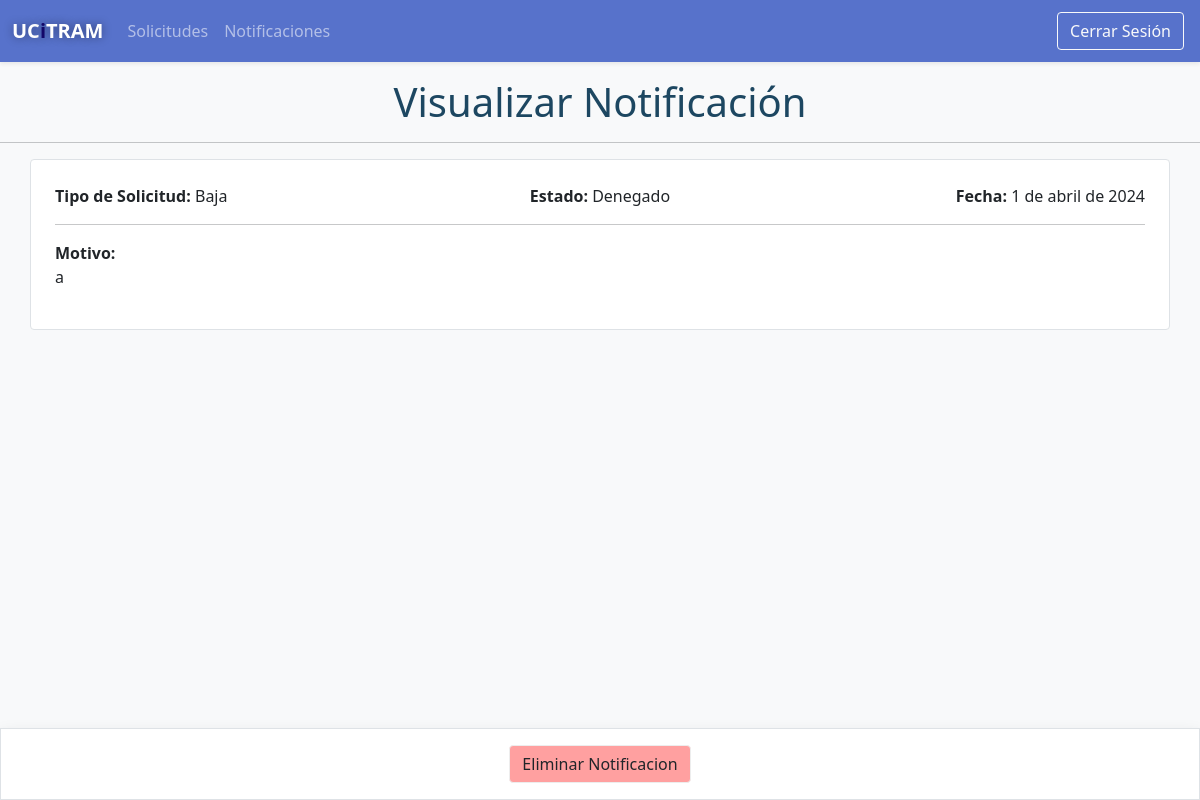
The app's page /estudiante/notificaciones/14/ with its own data.
### app/models.py (models this page shows)
class NotificacionSolicitud(models.Model):
  estudiante = models.ForeignKey(Estudiante, on_delete = models.CASCADE)
  tipo = models.CharField(max_length = 255, null = 0, blank = 0)
  motivo = models.TextField(blank = 0, null = 0)
  estado = models.CharField(max_length = 50, blank = 0, null = 0)
  fecha = models.DateField()
  fecha_notificacion = models.DateField(default = timezone.now)
  visto = models.BooleanField(default=0)
  class Meta:
    verbose_name = 'Notificacion'
    verbose_name_plural = 'Notifiaciones'
    db_table = 'notificaciones'

### app/views/estudiante/views.py (the view)
# urls.py: path('notificaciones/<int:pk>/', VisualizarNotificacion.as_view(), name='visualizar_notificacion_estudiante'),
class VisualizarNotificacion(DetailView):
  rol = 'estudiante'
  model = NotificacionSolicitudEstudiante
  context_object_name = 'notificacion'
  template_name = 'estudiante/notificaciones/visualizar_notificacion.html'
  def dispatch(self, request, *args, **kwargs):
    a = self.get_object()
    a.visto = True
    a.save()
    return super().dispatch(request, *args, **kwargs)

### templates/estudiante/notificaciones/visualizar_notificacion.html (shortened to what this page needs)
{% extends "layout/base_estudiante.html" %}
{% load static %}
{% block 'sub-estilos' %}
<link rel="stylesheet" href="{% static 'css/botones.css' %}">
{% endblock %}
{% block 'contenido' %}
<div class="text-center mt-3">
  <h1>Visualizar Notificación</h1>
</div>
<hr>
<div class="container bg-white border rounded p-4">
  <div class="row">
    <div class="col-sm-4">
      <span class='fw-bold'>Tipo de Solicitud:</span> {{notificacion.tipo}}
    </div>
    <div class="col-sm-4 text-sm-center">
      <span class='fw-bold'>Estado:</span> {{notificacion.estado}}
    </div>
    <div class="col-sm-4 text-sm-end">
      <span class='fw-bold'>Fecha:</span> {{notificacion.fecha}}
    </div>
  </div>
  <hr>
  <div class='mt'>
    <span class='fw-bold'>Motivo:</span>
    <p>{{notificacion.motivo}}</p>
  </div>
</div>
<div class="mt-5 p-4"></div>
<div class="fixed-bottom d-flex p-3 justify-content-center bg-white border shadow">
  <a href="{% url "eliminar_notificacion_estudiante" notificacion.pk %}" class="btn btn-eliminar">Eliminar Notificacion</a>
</div>
{% endblock %}

### static/css/estudiante/estudiante.css (style rules this page uses)
:root { --color-bg: rgb(87, 114, 203); --color-bg-dark: rgb(73, 111, 158); --color-bg-darker: rgb(29, 71, 97); --color-outline: rgba(87, 122, 203, 0.545); --border-color-gray: #e3e3e3; --down-transparent: #293f5ef6; }
h1 { color: var(--color-bg-darker); }

### static/css/botones.css (style rules this page uses)
.btn-eliminar { background: #ffa0a0; border: .8px solid #ededed; }

### records on screen
NotificacionSolicitud: tipo "Baja", estado "Denegado", fecha "1 de abril de 2024", motivo "a"
